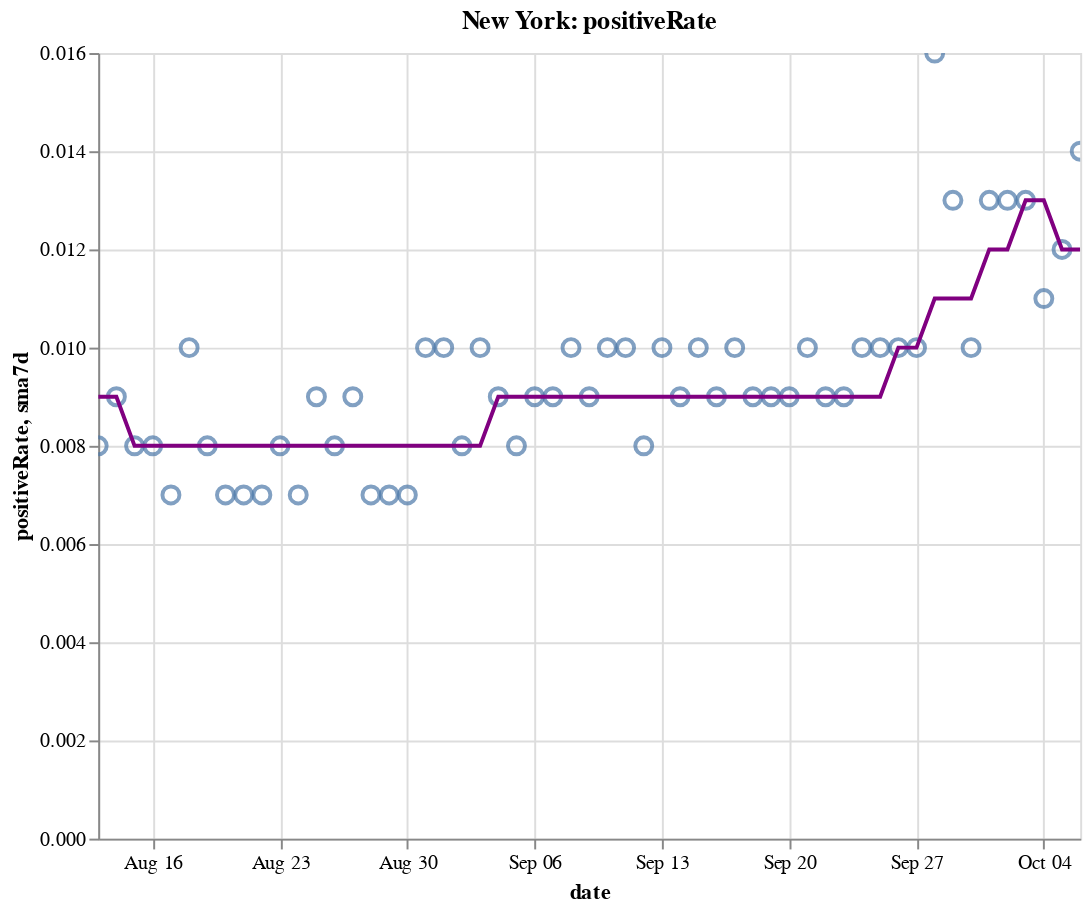

Source (notebook cell):
### Code cell
create_plot(ny, 'positiveRate')

### Figure 1 — Vega-Lite specification as saved in the notebook (floating-point values rounded to 4 significant figures)
{"config": {"view": {"continuousWidth": 400, "continuousHeight": 300}}, "layer": [{"layer": [{"mark": {"type": "point", "size": 75}, "encoding": {"tooltip": [{"type": "temporal", "field": "date"}, {"type": "quantitative", "field": "positiveRate"}, {"type": "quantitative", "field": "sma7d"}], "x": {"type": "temporal", "field": "date"}, "y": {"type": "quantitative", "field": "positiveRate"}}, "selection": {"selector010": {"type": "interval", "bind": "scales", "encodings": ["x", "y"]}}}, {"mark": {"type": "line", "color": "purple"}, "encoding": {"x": {"type": "temporal", "field": "date"}, "y": {"type": "quantitative", "field": "sma7d"}}}]}, {"mark": {"type": "rule", "color": "#aaa"}, "encoding": {"x": {"type": "temporal", "field": "date"}}, "transform": [{"filter": {"selection": "selector009"}}]}, {"mark": "circle", "encoding": {"opacity": {"condition": {"value": 1, "selection": "selector009"}, "value": 0}, "tooltip": [{"type": "temporal", "field": "date"}, {"type": "quantitative", "field": "positiveRate"}, {"type": "quantitative", "field": "sma7d"}], "x": {"type": "temporal", "field": "date"}, "y": {"type": "quantitative", "field": "positiveRate"}}, "selection": {"selector009": {"type": "single", "encodings": ["x"], "on": "mouseover", "nearest": true, "empty": "none"}}}, {"mark": {"type": "text", "align": "left", "dx": 5, "dy": -5, "stroke": "white", "strokeWidth": 2}, "encoding": {"text": {"type": "quantitative", "field": "positiveRate"}, "tooltip": [{"type": "temporal", "field": "date"}, {"type": "quantitative", "field": "positiveRate"}, {"type": "quantitative", "field": "sma7d"}], "x": {"type": "temporal", "field": "date"}, "y": {"type": "quantitative", "field": "positiveRate"}}, "transform": [{"filter": {"selection": "selector009"}}]}, {"mark": {"type": "text", "align": "left", "dx": 5, "dy": -5}, "encoding": {"text": {"type": "quantitative", "field": "positiveRate"}, "tooltip": [{"type": "temporal", "field": "date"}, {"type": "quantitative", "field": "positiveRate"}, {"type": "quantitative", "field": "sma7d"}], "x": {"type": "temporal", "field": "date"}, "y": {"type": "quantitative", "field": "positiveRate"}}, "transform": [{"filter": {"selection": "selector009"}}]}], "data": {"name": "data-2138a6cc338d38ce2a7b2a66cd7d41ee"}, "height": 400, "title": "New York: positiveRate", "width": 500, "$schema": "https://vega.github.io/schema/vega-lite/v4.8.1.json", "datasets": {"data-2138a6cc338d38ce2a7b2a66cd7d41ee": [{"date": "2020-08-13T00:00:00", "totalTestResultsIncrease": 87900.0, "positiveIncrease": 737.0, "death": 25230.0, "deathIncrease": 10.0, "positiveRate": 0.008, "state": "New York", "sma7d": 0.009}, {"date": "2020-08-14T00:00:00", "totalTestResultsIncrease": 85460.0, "positiveIncrease": 727.0, "death": 25230.0, "deathIncrease": 4.0, "positiveRate": 0.009, "state": "New York", "sma7d": 0.009}, {"date": "2020-08-15T00:00:00", "totalTestResultsIncrease": 88670.0, "positiveIncrease": 734.0, "death": 25240.0, "deathIncrease": 12.0, "positiveRate": 0.008, "state": "New York", "sma7d": 0.008}, {"date": "2020-08-16T00:00:00", "totalTestResultsIncrease": 77690.0, "positiveIncrease": 607.0, "death": 25250.0, "deathIncrease": 6.0, "positiveRate": 0.008, "state": "New York", "sma7d": 0.008}, {"date": "2020-08-17T00:00:00", "totalTestResultsIncrease": 56890.0, "positiveIncrease": 408.0, "death": 25260.0, "deathIncrease": 6.0, "positiveRate": 0.007, "state": "New York", "sma7d": 0.008}, {"date": "2020-08-18T00:00:00", "totalTestResultsIncrease": 66890.0, "positiveIncrease": 655.0, "death": 25260.0, "deathIncrease": 8.0, "positiveRate": 0.01, "state": "New York", "sma7d": 0.008}, {"date": "2020-08-19T00:00:00", "totalTestResultsIncrease": 80420.0, "positiveIncrease": 631.0, "death": 25270.0, "deathIncrease": 6.0, "positiveRate": 0.008, "state": "New York", "sma7d": 0.008}, {"date": "2020-08-20T00:00:00", "totalTestResultsIncrease": 80980.0, "positiveIncrease": 601.0, "death": 25280.0, "deathIncrease": 5.0, "positiveRate": 0.007, "state": "New York", "sma7d": 0.008}, {"date": "2020-08-21T00:00:00", "totalTestResultsIncrease": 98880.0, "positiveIncrease": 709.0, "death": 25280.0, "deathIncrease": 3.0, "positiveRate": 0.007, "state": "New York", "sma7d": 0.008}, {"date": "2020-08-22T00:00:00", "totalTestResultsIncrease": 94850.0, "positiveIncrease": 653.0, "death": 25280.0, "deathIncrease": 4.0, "positiveRate": 0.007, "state": "New York", "sma7d": 0.008}, {"date": "2020-08-23T00:00:00", "totalTestResultsIncrease": 74040.0, "positiveIncrease": 572.0, "death": 25290.0, "deathIncrease": 6.0, "positiveRate": 0.008, "state": "New York", "sma7d": 0.008}, {"date": "2020-08-24T00:00:00", "totalTestResultsIncrease": 62030.0, "positiveIncrease": 408.0, "death": 25300.0, "deathIncrease": 7.0, "positiveRate": 0.007, "state": "New York", "sma7d": 0.008}, {"date": "2020-08-25T00:00:00", "totalTestResultsIncrease": 67260.0, "positiveIncrease": 629.0, "death": 25300.0, "deathIncrease": 2.0, "positiveRate": 0.009, "state": "New York", "sma7d": 0.008}, {"date": "2020-08-26T00:00:00", "totalTestResultsIncrease": 71190.0, "positiveIncrease": 566.0, "death": 25300.0, "deathIncrease": 8.0, "positiveRate": 0.008, "state": "New York", "sma7d": 0.008}, {"date": "2020-08-27T00:00:00", "totalTestResultsIncrease": 83440.0, "positiveIncrease": 791.0, "death": 25310.0, "deathIncrease": 4.0, "positiveRate": 0.009, "state": "New York", "sma7d": 0.008}, {"date": "2020-08-28T00:00:00", "totalTestResultsIncrease": 97830.0, "positiveIncrease": 636.0, "death": 25310.0, "deathIncrease": 3.0, "positiveRate": 0.007, "state": "New York", "sma7d": 0.008}, {"date": "2020-08-29T00:00:00", "totalTestResultsIncrease": 93870.0, "positiveIncrease": 635.0, "death": 25320.0, "deathIncrease": 7.0, "positiveRate": 0.007, "state": "New York", "sma7d": 0.008}, {"date": "2020-08-30T00:00:00", "totalTestResultsIncrease": 100000.0, "positiveIncrease": 698.0, "death": 25330.0, "deathIncrease": 8.0, "positiveRate": 0.007, "state": "New York", "sma7d": 0.008}, {"date": "2020-08-31T00:00:00", "totalTestResultsIncrease": 66240.0, "positiveIncrease": 656.0, "death": 25330.0, "deathIncrease": 1.0, "positiveRate": 0.01, "state": "New York", "sma7d": 0.008}, {"date": "2020-09-01T00:00:00", "totalTestResultsIncrease": 77000.0, "positiveIncrease": 754.0, "death": 25330.0, "deathIncrease": 3.0, "positiveRate": 0.01, "state": "New York", "sma7d": 0.008}, {"date": "2020-09-02T00:00:00", "totalTestResultsIncrease": 88450.0, "positiveIncrease": 708.0, "death": 25340.0, "deathIncrease": 5.0, "positiveRate": 0.008, "state": "New York", "sma7d": 0.008}, {"date": "2020-09-03T00:00:00", "totalTestResultsIncrease": 88980.0, "positiveIncrease": 889.0, "death": 25340.0, "deathIncrease": 7.0, "positiveRate": 0.01, "state": "New York", "sma7d": 0.008}, {"date": "2020-09-04T00:00:00", "totalTestResultsIncrease": 93400.0, "positiveIncrease": 864.0, "death": 25350.0, "deathIncrease": 5.0, "positiveRate": 0.009, "state": "New York", "sma7d": 0.009}, {"date": "2020-09-05T00:00:00", "totalTestResultsIncrease": 99760.0, "positiveIncrease": 801.0, "death": 25350.0, "deathIncrease": 2.0, "positiveRate": 0.008, "state": "New York", "sma7d": 0.009}, {"date": "2020-09-06T00:00:00", "totalTestResultsIncrease": 85630.0, "positiveIncrease": 729.0, "death": 25360.0, "deathIncrease": 9.0, "positiveRate": 0.009, "state": "New York", "sma7d": 0.009}, {"date": "2020-09-07T00:00:00", "totalTestResultsIncrease": 58860.0, "positiveIncrease": 520.0, "death": 25360.0, "deathIncrease": 2.0, "positiveRate": 0.009, "state": "New York", "sma7d": 0.009}, {"date": "2020-09-08T00:00:00", "totalTestResultsIncrease": 57830.0, "positiveIncrease": 557.0, "death": 25370.0, "deathIncrease": 6.0, "positiveRate": 0.01, "state": "New York", "sma7d": 0.009}, {"date": "2020-09-09T00:00:00", "totalTestResultsIncrease": 63230.0, "positiveIncrease": 576.0, "death": 25370.0, "deathIncrease": 3.0, "positiveRate": 0.009, "state": "New York", "sma7d": 0.009}, {"date": "2020-09-10T00:00:00", "totalTestResultsIncrease": 76810.0, "positiveIncrease": 757.0, "death": 25380.0, "deathIncrease": 7.0, "positiveRate": 0.01, "state": "New York", "sma7d": 0.009}, {"date": "2020-09-11T00:00:00", "totalTestResultsIncrease": 89720.0, "positiveIncrease": 880.0, "death": 25380.0, "deathIncrease": 5.0, "positiveRate": 0.01, "state": "New York", "sma7d": 0.009}, {"date": "2020-09-12T00:00:00", "totalTestResultsIncrease": 102900.0, "positiveIncrease": 849.0, "death": 25380.0, "deathIncrease": 2.0, "positiveRate": 0.008, "state": "New York", "sma7d": 0.009}, {"date": "2020-09-13T00:00:00", "totalTestResultsIncrease": 72670.0, "positiveIncrease": 725.0, "death": 25390.0, "deathIncrease": 6.0, "positiveRate": 0.01, "state": "New York", "sma7d": 0.009}, {"date": "2020-09-14T00:00:00", "totalTestResultsIncrease": 63360.0, "positiveIncrease": 583.0, "death": 25390.0, "deathIncrease": 4.0, "positiveRate": 0.009, "state": "New York", "sma7d": 0.009}, {"date": "2020-09-15T00:00:00", "totalTestResultsIncrease": 73680.0, "positiveIncrease": 766.0, "death": 25400.0, "deathIncrease": 11.0, "positiveRate": 0.01, "state": "New York", "sma7d": 0.009}, {"date": "2020-09-16T00:00:00", "totalTestResultsIncrease": 75090.0, "positiveIncrease": 652.0, "death": 25410.0, "deathIncrease": 5.0, "positiveRate": 0.009, "state": "New York", "sma7d": 0.009}, {"date": "2020-09-17T00:00:00", "totalTestResultsIncrease": 91500.0, "positiveIncrease": 896.0, "death": 25410.0, "deathIncrease": 3.0, "positiveRate": 0.01, "state": "New York", "sma7d": 0.009}, {"date": "2020-09-18T00:00:00", "totalTestResultsIncrease": 89730.0, "positiveIncrease": 790.0, "death": 25420.0, "deathIncrease": 10.0, "positiveRate": 0.009, "state": "New York", "sma7d": 0.009}, {"date": "2020-09-19T00:00:00", "totalTestResultsIncrease": 110400.0, "positiveIncrease": 986.0, "death": 25420.0, "deathIncrease": 2.0, "positiveRate": 0.009, "state": "New York", "sma7d": 0.009}, {"date": "2020-09-20T00:00:00", "totalTestResultsIncrease": 100400.0, "positiveIncrease": 862.0, "death": 25430.0, "deathIncrease": 2.0, "positiveRate": 0.009, "state": "New York", "sma7d": 0.009}, {"date": "2020-09-21T00:00:00", "totalTestResultsIncrease": 58320.0, "positiveIncrease": 573.0, "death": 25430.0, "deathIncrease": 1.0, "positiveRate": 0.01, "state": "New York", "sma7d": 0.009}, {"date": "2020-09-22T00:00:00", "totalTestResultsIncrease": 84000.0, "positiveIncrease": 754.0, "death": 25430.0, "deathIncrease": 4.0, "positiveRate": 0.009, "state": "New York", "sma7d": 0.009}, {"date": "2020-09-23T00:00:00", "totalTestResultsIncrease": 70930.0, "positiveIncrease": 665.0, "death": 25440.0, "deathIncrease": 5.0, "positiveRate": 0.009, "state": "New York", "sma7d": 0.009}, {"date": "2020-09-24T00:00:00", "totalTestResultsIncrease": 92950.0, "positiveIncrease": 955.0, "death": 25440.0, "deathIncrease": 2.0, "positiveRate": 0.01, "state": "New York", "sma7d": 0.009}, {"date": "2020-09-25T00:00:00", "totalTestResultsIncrease": 94820.0, "positiveIncrease": 908.0, "death": 25450.0, "deathIncrease": 7.0, "positiveRate": 0.01, "state": "New York", "sma7d": 0.009}, {"date": "2020-09-26T00:00:00", "totalTestResultsIncrease": 99950.0, "positiveIncrease": 1005.0, "death": 25450.0, "deathIncrease": 4.0, "positiveRate": 0.01, "state": "New York", "sma7d": 0.01}, {"date": "2020-09-27T00:00:00", "totalTestResultsIncrease": 84770.0, "positiveIncrease": 866.0, "death": 25460.0, "deathIncrease": 6.0, "positiveRate": 0.01, "state": "New York", "sma7d": 0.01}, {"date": "2020-09-28T00:00:00", "totalTestResultsIncrease": 52940.0, "positiveIncrease": 834.0, "death": 25470.0, "deathIncrease": 12.0, "positiveRate": 0.016, "state": "New York", "sma7d": 0.011}, {"date": "2020-09-29T00:00:00", "totalTestResultsIncrease": 88230.0, "positiveIncrease": 1189.0, "death": 25470.0, "deathIncrease": 2.0, "positiveRate": 0.013, "state": "New York", "sma7d": 0.011}, {"date": "2020-09-30T00:00:00", "totalTestResultsIncrease": 97960.0, "positiveIncrease": 1000.0, "death": 25480.0, "deathIncrease": 9.0, "positiveRate": 0.01, "state": "New York", "sma7d": 0.011}, {"date": "2020-10-01T00:00:00", "totalTestResultsIncrease": 109200.0, "positiveIncrease": 1382.0, "death": 25490.0, "deathIncrease": 11.0, "positiveRate": 0.013, "state": "New York", "sma7d": 0.012}, {"date": "2020-10-02T00:00:00", "totalTestResultsIncrease": 119500.0, "positiveIncrease": 1598.0, "death": 25500.0, "deathIncrease": 7.0, "positiveRate": 0.013, "state": "New York", "sma7d": 0.012}, {"date": "2020-10-03T00:00:00", "totalTestResultsIncrease": 134300.0, "positiveIncrease": 1731.0, "death": 25500.0, "deathIncrease": 8.0, "positiveRate": 0.013, "state": "New York", "sma7d": 0.013}, {"date": "2020-10-04T00:00:00", "totalTestResultsIncrease": 110300.0, "positiveIncrease": 1222.0, "death": 25520.0, "deathIncrease": 14.0, "positiveRate": 0.011, "state": "New York", "sma7d": 0.013}, {"date": "2020-10-05T00:00:00", "totalTestResultsIncrease": 76400.0, "positiveIncrease": 933.0, "death": 25530.0, "deathIncrease": 8.0, "positiveRate": 0.012, "state": "New York", "sma7d": 0.012}, {"date": "2020-10-06T00:00:00", "totalTestResultsIncrease": 96360.0, "positiveIncrease": 1393.0, "death": 25540.0, "deathIncrease": 9.0, "positiveRate": 0.014, "state": "New York", "sma7d": 0.012}]}}
